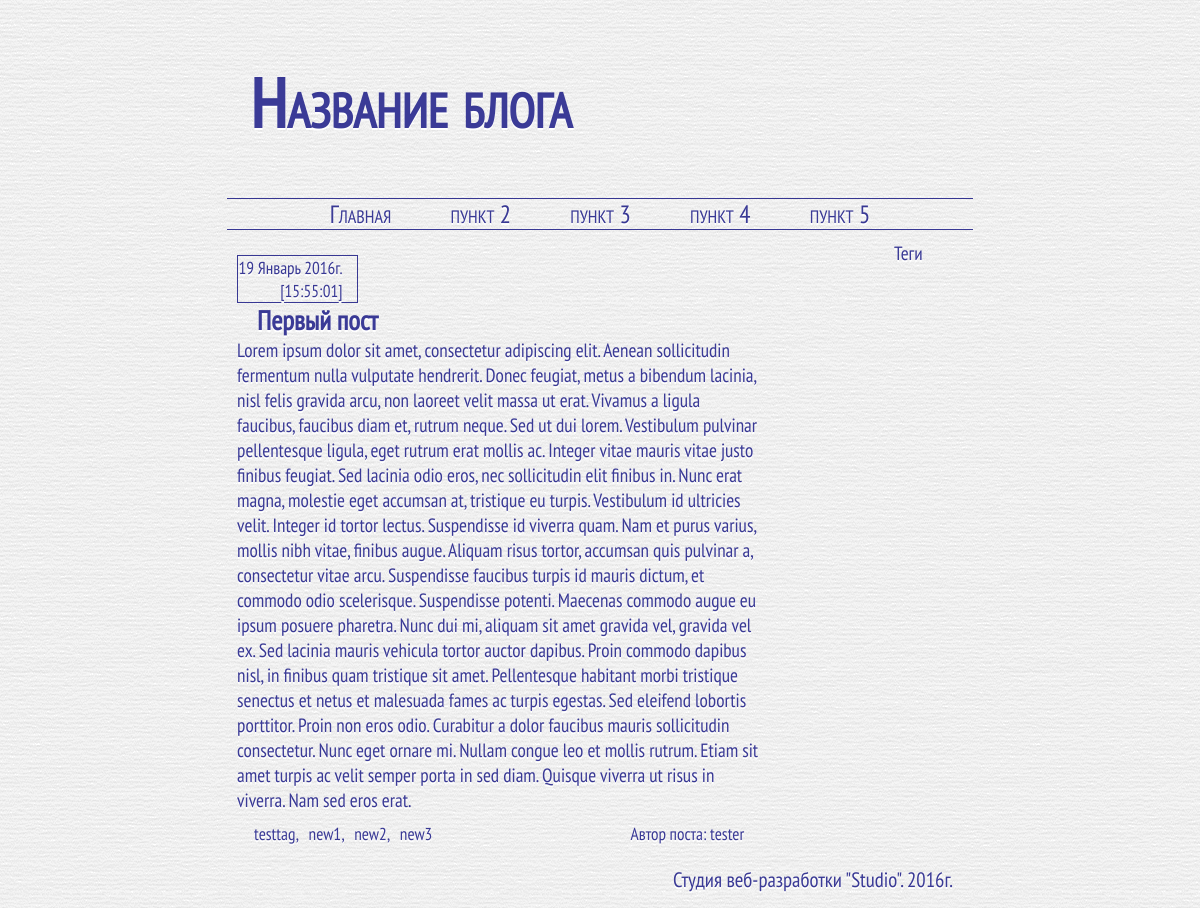
Before: / with the older database file.
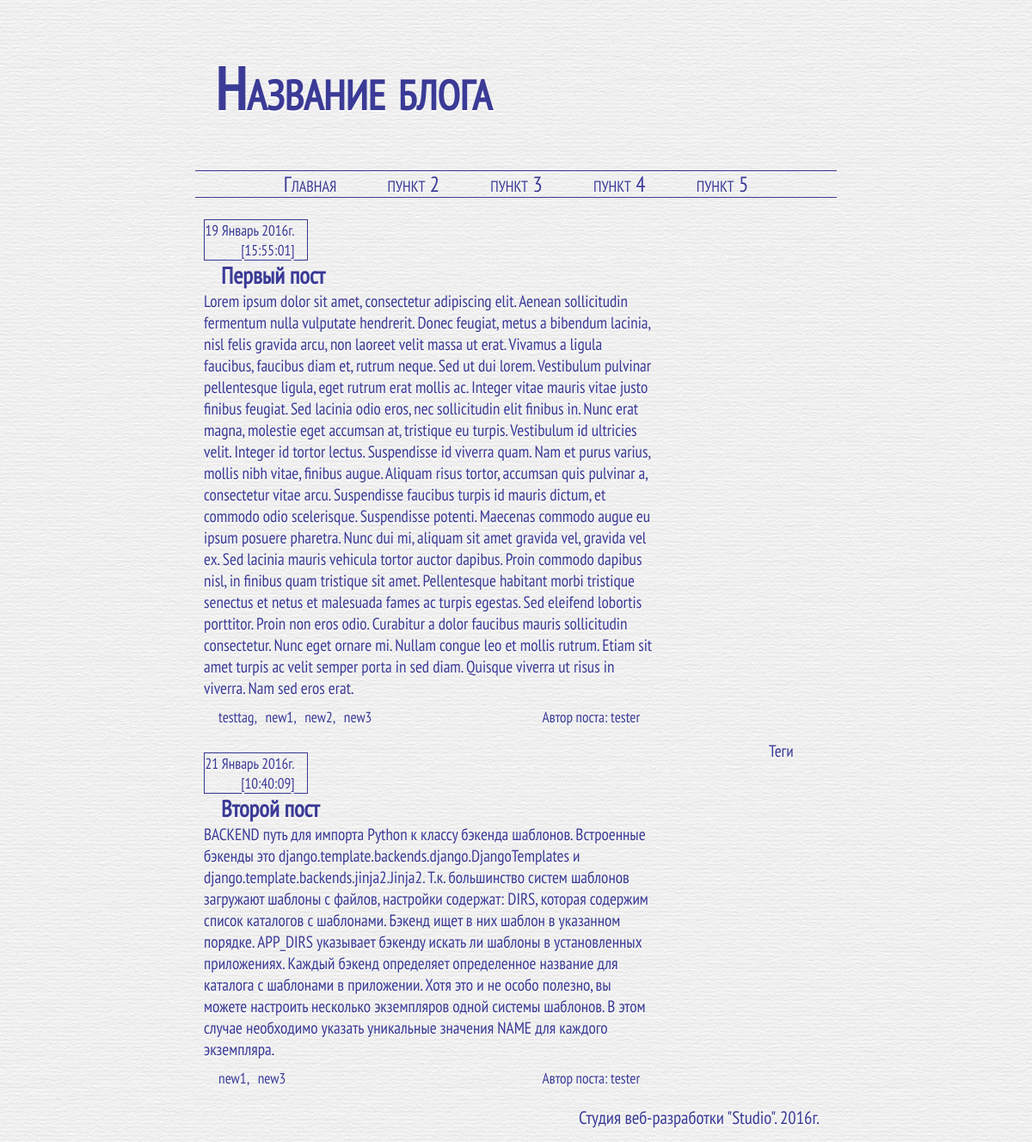
After: the same page with the newer database file.
### post/models.py (models this page shows)
class Post(models.Model):
    class Meta():
        verbose_name = 'Посты'
        verbose_name_plural = 'Посты'
    post_title = models.CharField(max_length = 200, verbose_name='Название поста', unique=True)
    post_text = models.TextField(verbose_name='Текст поста')
    post_date = models.DateTimeField(verbose_name='Дата и время написания поста', auto_now_add=True)
    post_author = models.CharField(max_length = 25, verbose_name='Автор поста')
    post_tags = models.ManyToManyField(Tag, verbose_name='Теги')

class Tag(models.Model):
    class Meta():
        verbose_name = 'Теги'
        verbose_name_plural = 'Теги'
    tag = models.CharField(max_length = 15, verbose_name='Тег', unique=True)

### post/views.py (the view)
# urls.py: url(r'^$', list_posts),
def list_posts(request):
    listofposts = Post.objects.all()
    return render_to_response('paper/index.html', {'listofposts': listofposts})

### template/paper/index.html (shortened to what this page needs)
{% load staticfiles %}
<!DOCTYPE html>
<html lang="en">
<head>
    <link rel="stylesheet" href="{% static 'css/style.css' %}" type="text/css">
</head>
<body>
    <div class='blog'>
     <div class='title'>Название блога</div>
     <div class='menu'>
        <ul class="listmenu">
         <a href='/'><li>Главная</li></a>
         <a href='#'><li>пункт 2</li></a>
         <a href='#'><li>пункт 3</li></a>
         <a href='#'><li>пункт 4</li></a>
         <a href='#'><li>пункт 5</li></a>
        </ul>
     </div>
     <div class="content">
        {% for recpost in listofposts %}
        <div class="post">
           <div class="postdate">{{recpost.post_date|date:'d F Yг. [H:i:s]'}}</div>
           <div class="posttitle">{{recpost.post_title}}</div>
           <div class="posttext">{{recpost.post_text}}</div>
           <div class="posttags">
              <ul>
                {% for name in recpost.post_tags.all %}
                     <li><a href="/post/{{name.tag}}">{{name.tag}}</a>{% if not forloop.last %} ,  {% endif %}</li>
                {% endfor %}
              </ul>
           </div>
           <div class="postauthor">Автор поста: {{recpost.post_author}}</div>
        </div>
        {% endfor %}
      <div class='tags'>Теги</div>
     </div>
     <div class='footer'>Студия веб-разработки "Studio". 2016г.</div>
   </div>
</body>
</html>

### static/css/style.css (style rules this page uses)
body { background: url('../walls/paper.png'); font-family: PTSansNarrow; color: rgba(10,10,125,0.8); text-shadow: 0px 2px 0px rgb(255,255,255); }
a { margin: 0px -3px; padding: 0px 0px;; color: rgba(10,10,125,0.8); text-shadow: 0px 2px 0px rgb(255,255,255); outline: none; text-decoration: none; transition: all 1s ease; -ms-transition: all 1s ease; -o-transition: all 1s ease; -moz-transition: all 1s ease; -webkit-transition: all 1s ease; }
.blog { width: 63%; margin: 0px auto; }
.title { height: 190px; font-size: 4.3em; font-weight: bold; font-variant: small-caps; line-height: 190px; margin: 0px 23px; }
.menu { height: 30px; line-height: 30px; font-size: 25px; font-variant: small-caps; border-top: 1px solid rgba(10,10,125,0.8); border-bottom: 1px solid rgba(10,10,125,0.8); }
.listmenu { margin: 0px 0px; padding: 0px 0px; list-style: none; text-align: center; }
.listmenu li { display: inline; margin: 0px 0px; padding: 0px 30px; }
.content { width: 100%; height: auto; margin: 10px 10px; }
.post { font-size: 1.2em; width: 70%; float: left; margin: 15px 0px; }
.postdate { text-align: right; width: 20%; border:1px solid rgba(10,10,125,0.8); font-size: 0.9em; padding-right: 15px; }
.posttitle { font-size: 1.4em; font-weight: bold; margin: 0px 20px; }
.posttext { padding-bottom: 10px; }
.posttags { float: left; width: 69%; }
.postauthor { float: right; width: 28%; text-align: right; font-size: 0.9em; padding-right: 15px; }
.posttags ul { font-size: 0.9em; margin: 0px 15px; padding: 0px 0px; list-style: none; text-align:left; }
.posttags li { display: inline; width: 30px; margin: 0px 0px; padding: 0px 5px; }
.tags { font-size: 1.2em; text-align: center; width: 20%; float: right; }
.footer { clear: both; font-size: 1.3em; height: 40px; line-height: 40px; text-align: right; padding: 0px 20px; }

Changed rows visible on the page:
added Post: post_date "21 Январь 2016г. [10:40:09]", post_title "Второй пост", post_text "BACKEND путь для импорта Python к классу бэкенда шаблонов. Встроенные бэкенды это django.template.backends.django.DjangoTemplates и django.template.backends.jinja2.Jinja2. Т.к. большинство систем шаблонов загружают шаблоны с файлов, настройки содержат: DIRS, которая содержим список каталогов с шаблонами. Бэкенд ищет в них шаблон в указанном порядке. APP_DIRS указывает бэкенду искать ли шаблоны в установленных приложениях. Каждый бэкенд определяет определенное название для каталога с шаблонами в приложении. Хотя это и не особо полезно, вы можете настроить несколько экземпляров одной системы шаблонов. В этом случае необходимо указать уникальные значения NAME для каждого экземпляра.", post_author "tester", Tag (tag "new1"), Tag (tag "new3")
